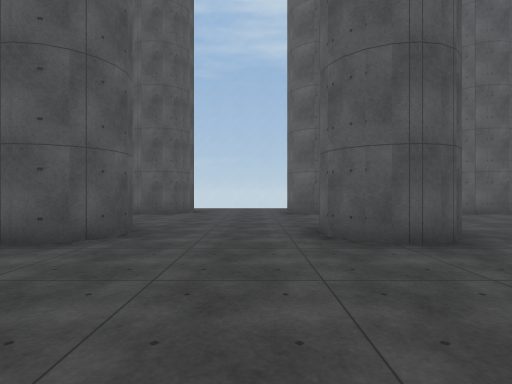
[1] (above)

24 first-person views from a walk through a Unity game level. The camera is 1.3 m above the floor, looks level and sees 80° across. The floor is counted in squares, 2 m on a side. Each view is taken from the middle of a square. On the plan, view 1 faces up. The plan holds only what a view shows up to about 10 squares ahead; the rest is blank. The place goes on beyond the plan. The player is left out. Some animated figures are left out. Some surface patterns are stand-ins.

[2]
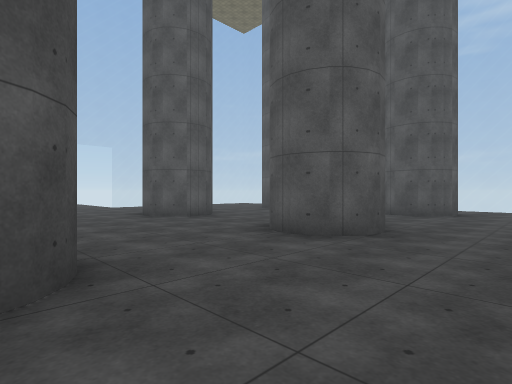

[3]
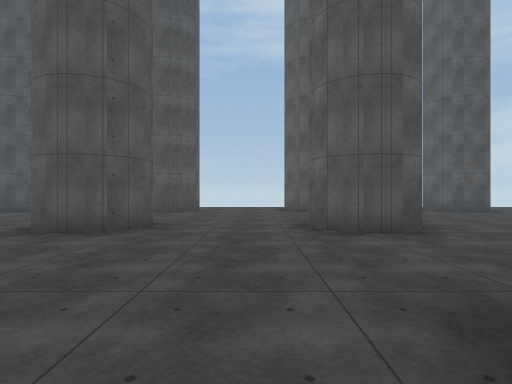

[4]
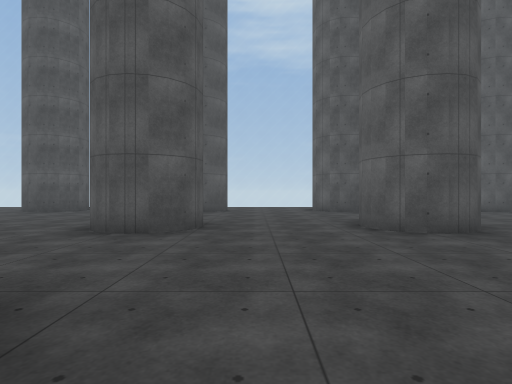

[5]
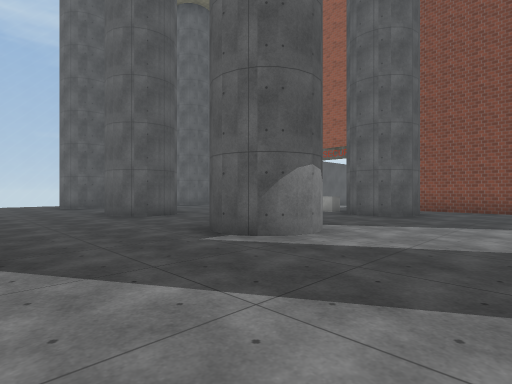

[6]
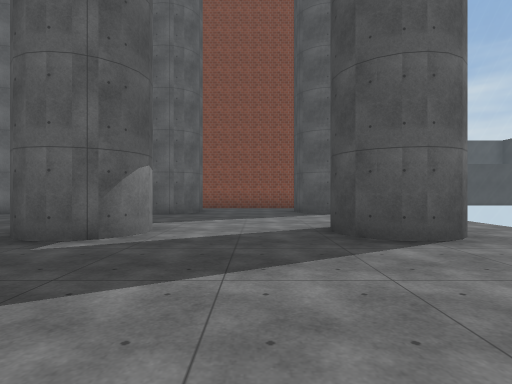

[7]
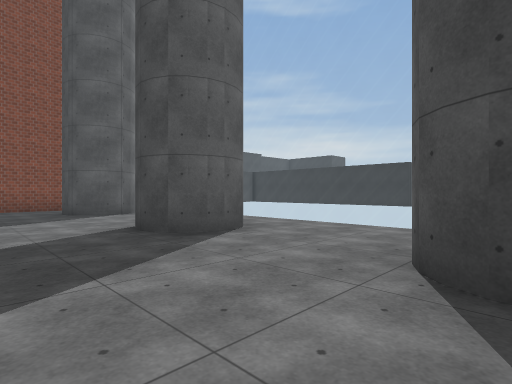

[8]
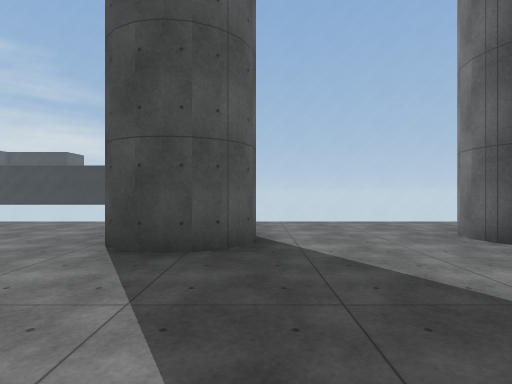

[9]
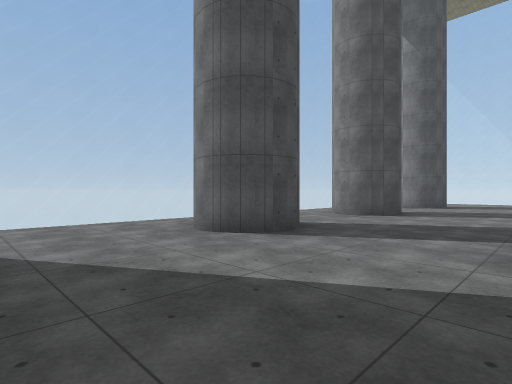

[10]
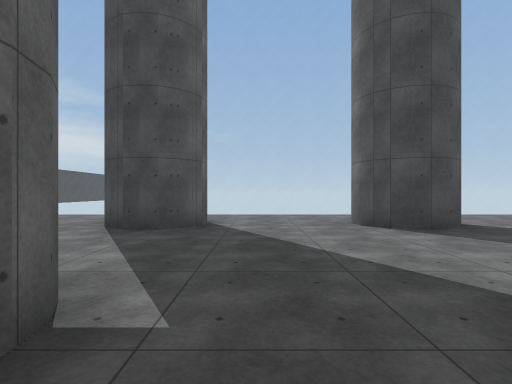

[11]
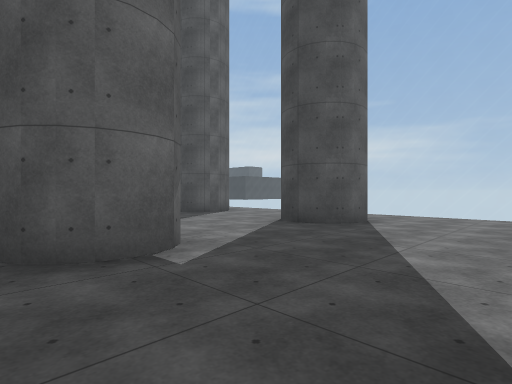

[12]
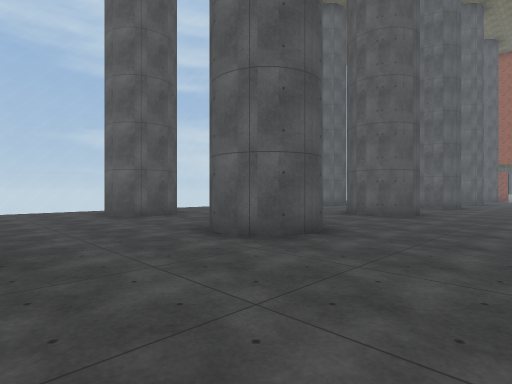

[13]
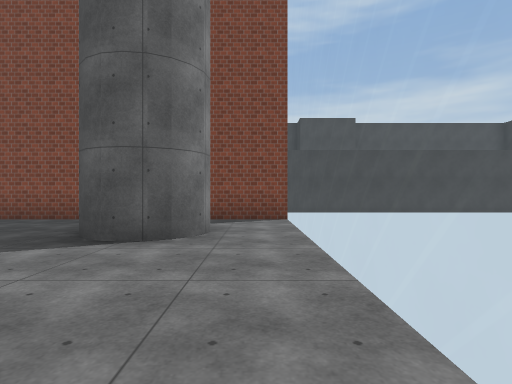

[14]
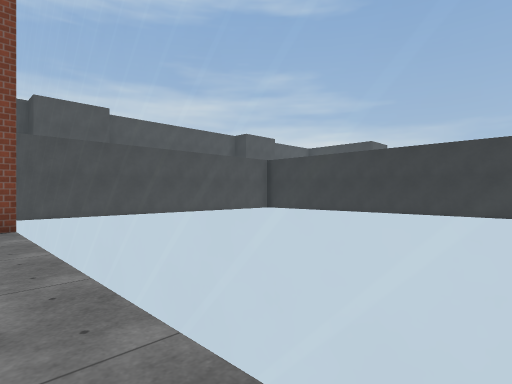

[15]
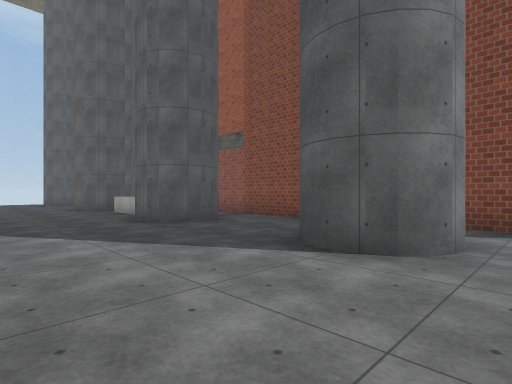

[16]
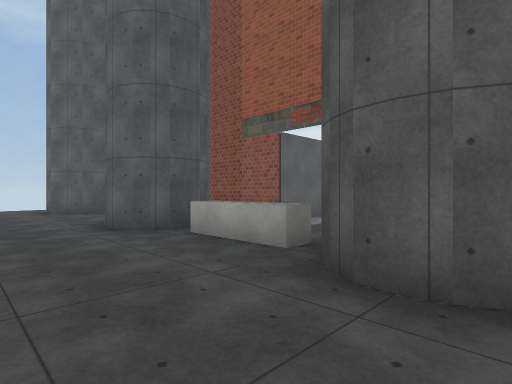

[17]
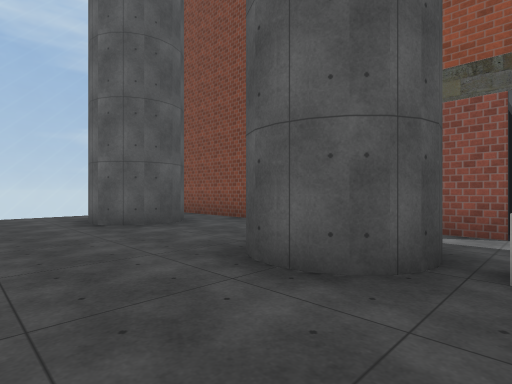

[18]
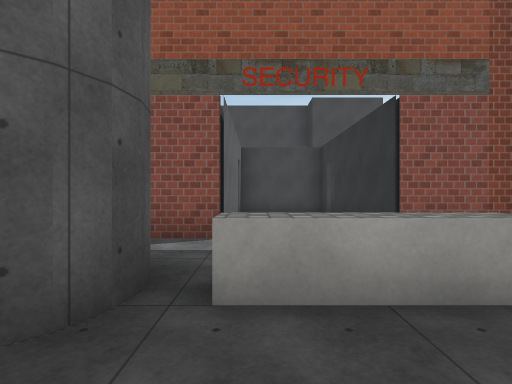

[19]
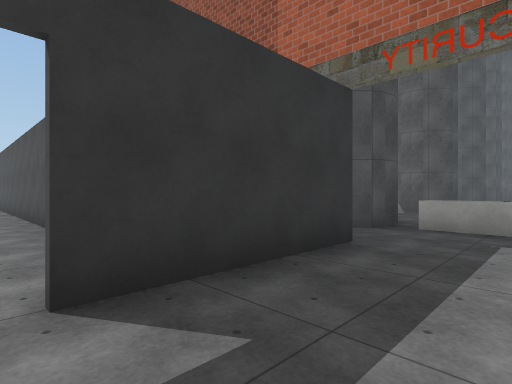

[20]
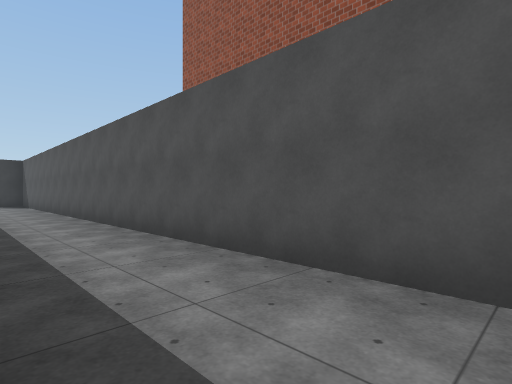

[21]
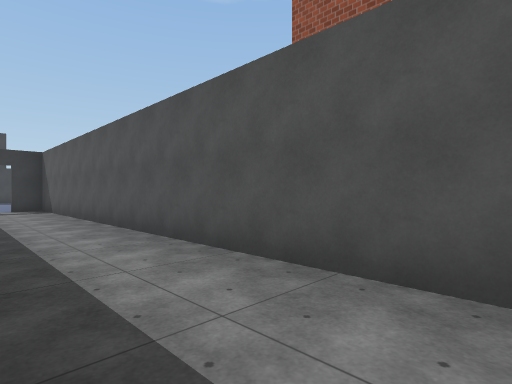

[22]
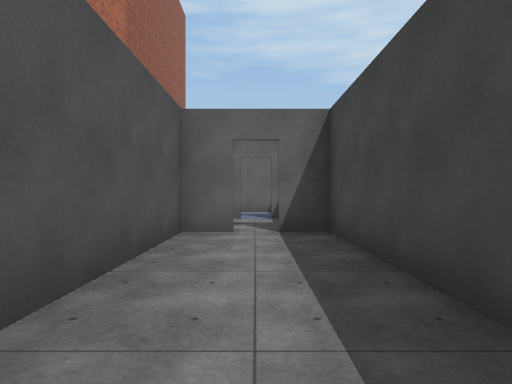

[23]
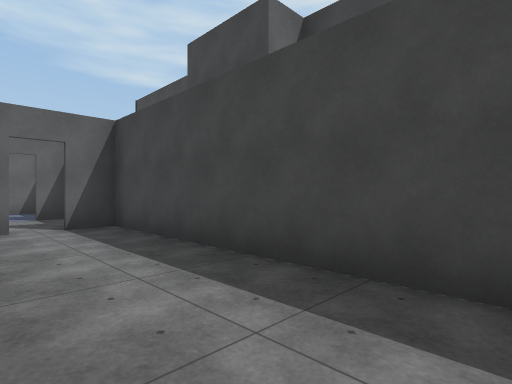

[24]
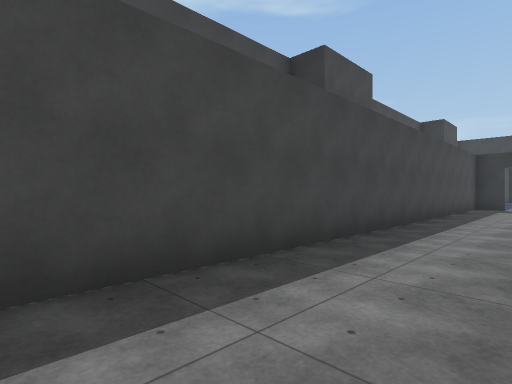

### Floor plan
Key: @ floor where view 1 was taken; # wall or solid block; x gap in a wall; . floor; = window, fence, low wall or low ledge; ^ raised ledge.
Columns run from 7 left of view 1 to 25 right of it. Each row starts with its distance up from view 1.
 12  ... ..               ..   #
 11  ... ..               ..  .#
 10  ..##...##   ##       .##..#
  9  ...#....#....#....#  ..#..#
  8  ................... ......
  7 .............. ..... .....
  6 .............. ....  .....#   ##
  5 ...##...##...##...##...##x#   ..
  4 ....#....#....#....#....#.####.##
  3 ........................^.......#
  2 ........................^.......#
  1 ......... .................###.##
  0 ...##..@## ..  ...##...##..##...#
 -1 ....#....#.... ....#....#..##...#
 -2 ...........................##...#
 -3 ...........................##...#
 -4 ...........................##...#
 -5  ..##...##...##...##...##  ##...#
 -6  ...#....#.... ....#....#..##...#
 -7 ..............  ...........##...#
 -8 ==============  ===========##...#
 -9                             #...#
-10                             #...#
-11                             #...#
-12                             #...#
-13                             #...#
-14                             #...#
-15                             #...#
-16                      #####  ##.

Positions as (right, up) in squares from view 1, and headings:
1: (0, 0), facing up
2: (0, 0), facing up-left
3: (5, -1), facing up
4: (9, -1), facing up
5: (8, -4), facing up-right
6: (7, -3), facing right
7: (7, -2), facing down-right
8: (6, -1), facing down
9: (6, -1), facing down-left
10: (0, 1), facing down
11: (-7, 1), facing down-right
12: (-7, 1), facing up-right
13: (12, -7), facing right
14: (13, -7), facing down-right
15: (13, -7), facing up-right
16: (14, -1), facing up-right
17: (14, 3), facing up-right
18: (15, 3), facing right
19: (23, 3), facing down-left
20: (24, 0), facing down-left
21: (24, -4), facing down-left
22: (23, -4), facing up
23: (22, -5), facing up-right
24: (22, -3), facing down-right
